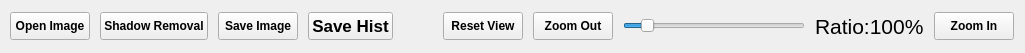
<?xml version="1.0" encoding="UTF-8"?>
<ui version="4.0">
 <class>MenuBar</class>
 <widget class="QWidget" name="MenuBar">
  <property name="geometry">
   <rect>
    <x>0</x>
    <y>0</y>
    <width>1025</width>
    <height>53</height>
   </rect>
  </property>
  <property name="windowTitle">
   <string>Form</string>
  </property>
  <widget class="QWidget" name="layoutWidget">
   <property name="geometry">
    <rect>
     <x>0</x>
     <y>0</y>
     <width>1024</width>
     <height>52</height>
    </rect>
   </property>
   <layout class="QHBoxLayout" name="horizontalLayout_file">
    <property name="spacing">
     <number>10</number>
    </property>
    <property name="sizeConstraint">
     <enum>QLayout::SetDefaultConstraint</enum>
    </property>
    <property name="leftMargin">
     <number>10</number>
    </property>
    <property name="topMargin">
     <number>0</number>
    </property>
    <property name="rightMargin">
     <number>10</number>
    </property>
    <item>
     <widget class="QPushButton" name="btn_open_img">
      <property name="enabled">
       <bool>true</bool>
      </property>
      <property name="sizePolicy">
       <sizepolicy hsizetype="Fixed" vsizetype="Fixed">
        <horstretch>0</horstretch>
        <verstretch>0</verstretch>
       </sizepolicy>
      </property>
      <property name="minimumSize">
       <size>
        <width>0</width>
        <height>28</height>
       </size>
      </property>
      <property name="maximumSize">
       <size>
        <width>16777215</width>
        <height>28</height>
       </size>
      </property>
      <property name="font">
       <font>
        <bold>true</bold>
       </font>
      </property>
      <property name="toolTipDuration">
       <number>-1</number>
      </property>
      <property name="autoFillBackground">
       <bool>false</bool>
      </property>
      <property name="styleSheet">
       <string notr="true"/>
      </property>
      <property name="text">
       <string>Open Image</string>
      </property>
      <property name="autoDefault">
       <bool>false</bool>
      </property>
      <property name="flat">
       <bool>false</bool>
      </property>
     </widget>
    </item>
    <item>
     <widget class="QPushButton" name="btn_shadow_removal">
      <property name="sizePolicy">
       <sizepolicy hsizetype="Fixed" vsizetype="Fixed">
        <horstretch>0</horstretch>
        <verstretch>0</verstretch>
       </sizepolicy>
      </property>
      <property name="minimumSize">
       <size>
        <width>0</width>
        <height>28</height>
       </size>
      </property>
      <property name="maximumSize">
       <size>
        <width>16777215</width>
        <height>28</height>
       </size>
      </property>
      <property name="font">
       <font>
        <bold>true</bold>
       </font>
      </property>
      <property name="text">
       <string>Shadow Removal</string>
      </property>
     </widget>
    </item>
    <item>
     <widget class="QPushButton" name="btn_save_image">
      <property name="sizePolicy">
       <sizepolicy hsizetype="Fixed" vsizetype="Fixed">
        <horstretch>0</horstretch>
        <verstretch>0</verstretch>
       </sizepolicy>
      </property>
      <property name="minimumSize">
       <size>
        <width>0</width>
        <height>28</height>
       </size>
      </property>
      <property name="maximumSize">
       <size>
        <width>16777215</width>
        <height>28</height>
       </size>
      </property>
      <property name="font">
       <font>
        <bold>true</bold>
       </font>
      </property>
      <property name="text">
       <string>Save Image</string>
      </property>
     </widget>
    </item>
    <item>
     <widget class="QPushButton" name="btn_save_hist">
      <property name="sizePolicy">
       <sizepolicy hsizetype="Fixed" vsizetype="Fixed">
        <horstretch>0</horstretch>
        <verstretch>0</verstretch>
       </sizepolicy>
      </property>
      <property name="minimumSize">
       <size>
        <width>0</width>
        <height>28</height>
       </size>
      </property>
      <property name="maximumSize">
       <size>
        <width>16777215</width>
        <height>28</height>
       </size>
      </property>
      <property name="font">
       <font>
        <pointsize>13</pointsize>
        <bold>true</bold>
       </font>
      </property>
      <property name="text">
       <string>Save Hist</string>
      </property>
     </widget>
    </item>
    <item>
     <spacer name="horizontalSpacer_file">
      <property name="orientation">
       <enum>Qt::Horizontal</enum>
      </property>
      <property name="sizeType">
       <enum>QSizePolicy::Minimum</enum>
      </property>
      <property name="sizeHint" stdset="0">
       <size>
        <width>40</width>
        <height>20</height>
       </size>
      </property>
     </spacer>
    </item>
    <item>
     <widget class="QPushButton" name="btn_reset_view">
      <property name="sizePolicy">
       <sizepolicy hsizetype="Fixed" vsizetype="Fixed">
        <horstretch>0</horstretch>
        <verstretch>0</verstretch>
       </sizepolicy>
      </property>
      <property name="minimumSize">
       <size>
        <width>0</width>
        <height>28</height>
       </size>
      </property>
      <property name="maximumSize">
       <size>
        <width>16777215</width>
        <height>28</height>
       </size>
      </property>
      <property name="font">
       <font>
        <bold>true</bold>
       </font>
      </property>
      <property name="text">
       <string>Reset View</string>
      </property>
     </widget>
    </item>
    <item>
     <widget class="QPushButton" name="btn_zoom_out">
      <property name="sizePolicy">
       <sizepolicy hsizetype="Fixed" vsizetype="Fixed">
        <horstretch>0</horstretch>
        <verstretch>0</verstretch>
       </sizepolicy>
      </property>
      <property name="minimumSize">
       <size>
        <width>0</width>
        <height>28</height>
       </size>
      </property>
      <property name="maximumSize">
       <size>
        <width>16777215</width>
        <height>28</height>
       </size>
      </property>
      <property name="font">
       <font>
        <bold>true</bold>
       </font>
      </property>
      <property name="text">
       <string>Zoom Out</string>
      </property>
     </widget>
    </item>
    <item>
     <widget class="QSlider" name="slider_zoom">
      <property name="sizePolicy">
       <sizepolicy hsizetype="Preferred" vsizetype="Fixed">
        <horstretch>0</horstretch>
        <verstretch>0</verstretch>
       </sizepolicy>
      </property>
      <property name="minimumSize">
       <size>
        <width>0</width>
        <height>40</height>
       </size>
      </property>
      <property name="maximumSize">
       <size>
        <width>16777215</width>
        <height>40</height>
       </size>
      </property>
      <property name="maximum">
       <number>80</number>
      </property>
      <property name="value">
       <number>8</number>
      </property>
      <property name="orientation">
       <enum>Qt::Horizontal</enum>
      </property>
     </widget>
    </item>
    <item>
     <widget class="QLabel" name="label_ratio">
      <property name="sizePolicy">
       <sizepolicy hsizetype="Fixed" vsizetype="Maximum">
        <horstretch>0</horstretch>
        <verstretch>0</verstretch>
       </sizepolicy>
      </property>
      <property name="minimumSize">
       <size>
        <width>0</width>
        <height>28</height>
       </size>
      </property>
      <property name="maximumSize">
       <size>
        <width>16777215</width>
        <height>28</height>
       </size>
      </property>
      <property name="font">
       <font>
        <pointsize>16</pointsize>
       </font>
      </property>
      <property name="text">
       <string>Ratio:100%</string>
      </property>
     </widget>
    </item>
    <item>
     <widget class="QPushButton" name="btn_zoom_in">
      <property name="sizePolicy">
       <sizepolicy hsizetype="Fixed" vsizetype="Fixed">
        <horstretch>0</horstretch>
        <verstretch>0</verstretch>
       </sizepolicy>
      </property>
      <property name="minimumSize">
       <size>
        <width>0</width>
        <height>28</height>
       </size>
      </property>
      <property name="maximumSize">
       <size>
        <width>16777215</width>
        <height>28</height>
       </size>
      </property>
      <property name="font">
       <font>
        <bold>true</bold>
       </font>
      </property>
      <property name="text">
       <string>Zoom In</string>
      </property>
     </widget>
    </item>
   </layout>
  </widget>
 </widget>
 <resources/>
 <connections/>
</ui>
